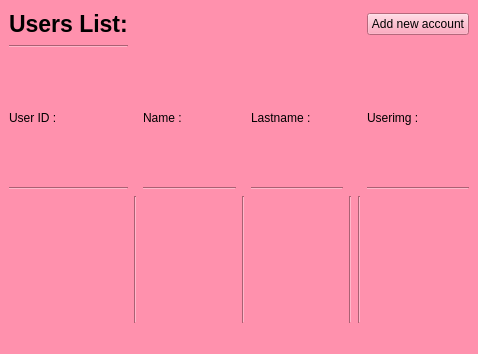
<?xml version="1.0" encoding="UTF-8"?>
<ui version="4.0">
 <class>MainWindow</class>
 <widget class="QMainWindow" name="MainWindow">
  <property name="geometry">
   <rect>
    <x>0</x>
    <y>0</y>
    <width>478</width>
    <height>354</height>
   </rect>
  </property>
  <property name="windowTitle">
   <string>MainWindow</string>
  </property>
  <property name="styleSheet">
   <string notr="true">
background-color: rgb(255, 145, 173);</string>
  </property>
  <widget class="QWidget" name="centralwidget">
   <layout class="QGridLayout" name="gridLayout">
    <item row="0" column="0">
     <layout class="QGridLayout" name="gridLayout_3" rowstretch="0,0,0,0,0" columnstretch="0,0,0,0,0,0,0,0,0" columnminimumwidth="0,0,0,0,0,0,0,0,0">
      <property name="sizeConstraint">
       <enum>QLayout::SetNoConstraint</enum>
      </property>
      <item row="3" column="4">
       <widget class="Line" name="line_7">
        <property name="orientation">
         <enum>Qt::Horizontal</enum>
        </property>
       </widget>
      </item>
      <item row="4" column="7">
       <widget class="Line" name="line_4">
        <property name="orientation">
         <enum>Qt::Vertical</enum>
        </property>
       </widget>
      </item>
      <item row="4" column="2">
       <layout class="QVBoxLayout" name="nameslayout">
        <property name="spacing">
         <number>2</number>
        </property>
       </layout>
      </item>
      <item row="4" column="1">
       <widget class="Line" name="line">
        <property name="orientation">
         <enum>Qt::Vertical</enum>
        </property>
       </widget>
      </item>
      <item row="0" column="0">
       <widget class="QLabel" name="label_4">
        <property name="font">
         <font>
          <pointsize>17</pointsize>
          <bold>true</bold>
         </font>
        </property>
        <property name="text">
         <string>Users List:</string>
        </property>
        <property name="alignment">
         <set>Qt::AlignLeading|Qt::AlignLeft|Qt::AlignVCenter</set>
        </property>
       </widget>
      </item>
      <item row="0" column="4">
       <spacer name="verticalSpacer">
        <property name="orientation">
         <enum>Qt::Vertical</enum>
        </property>
        <property name="sizeType">
         <enum>QSizePolicy::Maximum</enum>
        </property>
        <property name="sizeHint" stdset="0">
         <size>
          <width>20</width>
          <height>30</height>
         </size>
        </property>
       </spacer>
      </item>
      <item row="0" column="8">
       <widget class="QPushButton" name="add_account">
        <property name="text">
         <string>Add new account</string>
        </property>
       </widget>
      </item>
      <item row="4" column="3">
       <widget class="Line" name="line_2">
        <property name="orientation">
         <enum>Qt::Vertical</enum>
        </property>
       </widget>
      </item>
      <item row="1" column="0">
       <widget class="Line" name="line_8">
        <property name="orientation">
         <enum>Qt::Horizontal</enum>
        </property>
       </widget>
      </item>
      <item row="3" column="0">
       <widget class="Line" name="line_5">
        <property name="orientation">
         <enum>Qt::Horizontal</enum>
        </property>
       </widget>
      </item>
      <item row="4" column="0">
       <layout class="QVBoxLayout" name="IdLayout"/>
      </item>
      <item row="2" column="2">
       <widget class="QLabel" name="label_2">
        <property name="text">
         <string>Name :</string>
        </property>
        <property name="alignment">
         <set>Qt::AlignLeading|Qt::AlignLeft|Qt::AlignVCenter</set>
        </property>
       </widget>
      </item>
      <item row="3" column="2">
       <widget class="Line" name="line_6">
        <property name="orientation">
         <enum>Qt::Horizontal</enum>
        </property>
       </widget>
      </item>
      <item row="2" column="0">
       <widget class="QLabel" name="label">
        <property name="text">
         <string>User ID :</string>
        </property>
        <property name="alignment">
         <set>Qt::AlignLeading|Qt::AlignLeft|Qt::AlignVCenter</set>
        </property>
       </widget>
      </item>
      <item row="4" column="6">
       <layout class="QVBoxLayout" name="EditLayout"/>
      </item>
      <item row="4" column="4">
       <layout class="QVBoxLayout" name="Familylayout">
        <property name="spacing">
         <number>2</number>
        </property>
       </layout>
      </item>
      <item row="4" column="5">
       <widget class="Line" name="line_3">
        <property name="orientation">
         <enum>Qt::Vertical</enum>
        </property>
       </widget>
      </item>
      <item row="4" column="8">
       <layout class="QVBoxLayout" name="ImageLayout"/>
      </item>
      <item row="2" column="4">
       <widget class="QLabel" name="label_3">
        <property name="text">
         <string>Lastname :</string>
        </property>
        <property name="alignment">
         <set>Qt::AlignLeading|Qt::AlignLeft|Qt::AlignVCenter</set>
        </property>
       </widget>
      </item>
      <item row="2" column="8">
       <widget class="QLabel" name="label_5">
        <property name="text">
         <string>Userimg :</string>
        </property>
       </widget>
      </item>
      <item row="3" column="8">
       <widget class="Line" name="line_9">
        <property name="orientation">
         <enum>Qt::Horizontal</enum>
        </property>
       </widget>
      </item>
     </layout>
    </item>
   </layout>
  </widget>
  <widget class="QMenuBar" name="menubar">
   <property name="geometry">
    <rect>
     <x>0</x>
     <y>0</y>
     <width>478</width>
     <height>22</height>
    </rect>
   </property>
  </widget>
  <widget class="QStatusBar" name="statusbar"/>
 </widget>
 <resources>
  <include location="1.qrc"/>
 </resources>
 <connections/>
</ui>
